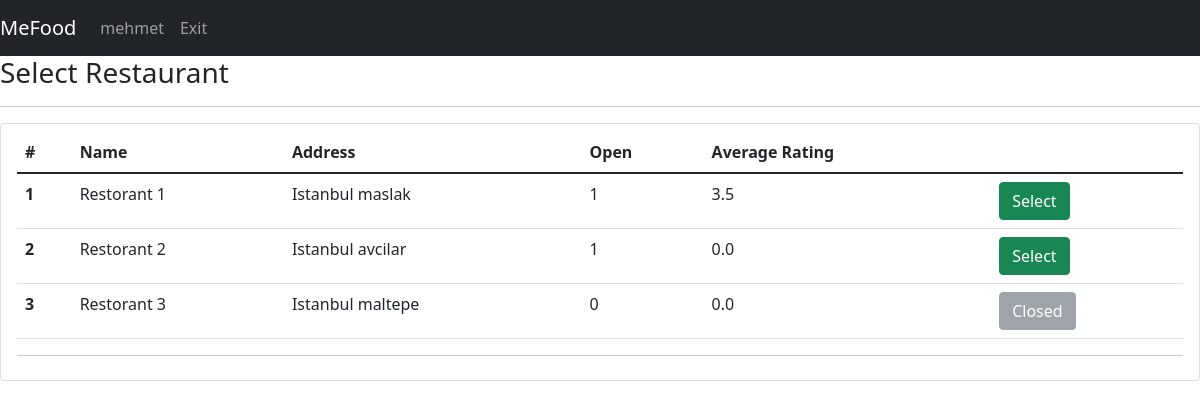
/selectRestaurant (signed in), run on an earlier commit of the app's database.
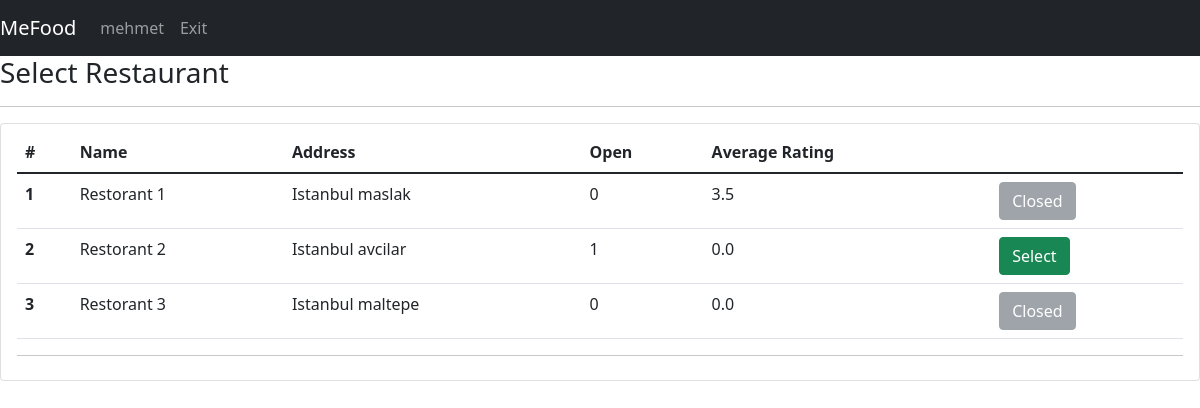
And on a later commit of the database.
### tables this page shows
CREATE TABLE restaurant(id INTEGER PRIMARY KEY, restaurantName varchar(30),address varchar(250),lat Text,lng Text,isOpen binary,averageRating REAL);

### app.py (the view)
@app.route("/selectRestaurant", methods=["GET", "POST"])
def selectRestaurant():
    with sqlite3.connect(DATABASE) as database:
        cursor = database.cursor()
    query = getAllDbData(toGet=["restaurant"])
    data = query
    session["menus"] = []
    return render_template('user/selectRestaurant.html', title='Restaurants', username=session["username"], data=data)

### app.py (called while the page is built)
def getRestaurants(cursor, limit=None):
    if limit != None:
        cursor.execute("SELECT restaurantName,address,isOpen,averageRating,id FROM restaurant ORDER BY averageRating DESC LIMIT ?",(limit,))
    else:
        cursor.execute("SELECT restaurantName,address,isOpen,averageRating,id FROM restaurant ORDER BY averageRating DESC")
    query = cursor.fetchall()
    return query

def getAllDbData(toGet, limit=None):
    with sqlite3.connect(DATABASE) as database:
        cursor = database.cursor()
    data = {}
    for entity in toGet:
        if entity == "couriers":
            data[entity] = getCouriers(cursor, limit)
        if entity == "users":
            data[entity] = getUsers(cursor, limit)
        if entity == "restaurant":
            data[entity] = getRestaurants(cursor, limit)
        if entity == "menu":
            data[entity] = getMenus(cursor, limit)
        if entity == "orders":
            data[entity] = getOrders(cursor, limit)
        if entity == "reviews":
            data[entity] = getReviews(cursor, limit)
        if entity == "extras":
            data[entity] = getExtras(cursor, limit)
        else:
            pass
    return data

### templates/user/selectRestaurant.html (shortened to what this page needs)
{% extends 'base.html' %}
{% block navbar %}
<nav class="navbar navbar-expand-lg navbar-dark bg-dark">
    <a class="navbar-brand" href="#">MeFood</a>
    <div class="collapse navbar-collapse" id="navbarNav">
        <ul class="navbar-nav">
          <li class="nav-item active"><a class="nav-link" href="/">{{username}}</a></li>
          <li class="nav-item active"><a class="nav-link" href="/exit">Exit</a></li>
        </ul>
    </div>
</nav>
{% endblock %}
{% block body %}
<h3>Select Restaurant</h3>
    <hr>
     <form action="/selectMenu" method="POST">
      <div class="form-group">
        <ul class="list-group">
            <li class="list-group-item">
                <table class="table table-hover">
                    <thead>
                    <tr>
            <th scope="col">#</th>
            <th scope="col">Name</th>
            <th scope="col">Address</th>
            <th scope="col">Open</th>
            <th scope="col">Average Rating</th>
            <th scope="col"></th>
          </tr>
        </thead>
        <tbody>
          {%for i in range(data["restaurant"]|length)%}
          <tr>
            <th scope="row">{{ i+1 }}</th>
            <td>{{ data["restaurant"][i][0] }}</td>
            <td>{{ data["restaurant"][i][1] }}</td>
            <td>{{ data["restaurant"][i][2] }}</td>
            <td>{{ data["restaurant"][i][3] }}</td>
            {% if data["restaurant"][i][2] == 0 %}
            <td>
                <button type="submit" disabled name="selectedRestaurant" value='{{ data["restaurant"][i][4] }}' class="btn btn-secondary">Closed</button>
            </td>
            {% else %}
            <td>
              <button type="submit"  name="selectedRestaurant" value='{{ data["restaurant"][i][4] }}' class="btn btn-success">Select</button>
          </td>
          {% endif %}
          </tr>
        {%endfor%}
        </tbody>
      </table>
      <hr>
    </li>
  </ul>
  {% endblock %}

What changed in the data, as far as the page shows it:
changed restaurant "Restorant 1": isOpen 1 → 0 (drawn)
Also different on the page:
new list line: "1 Closed"
new list line: "Restorant 1 Istanbul maslak 0 3.5"
list line gone: "1 Select"
list line gone: "Restorant 1 Istanbul maslak 1 3.5"
